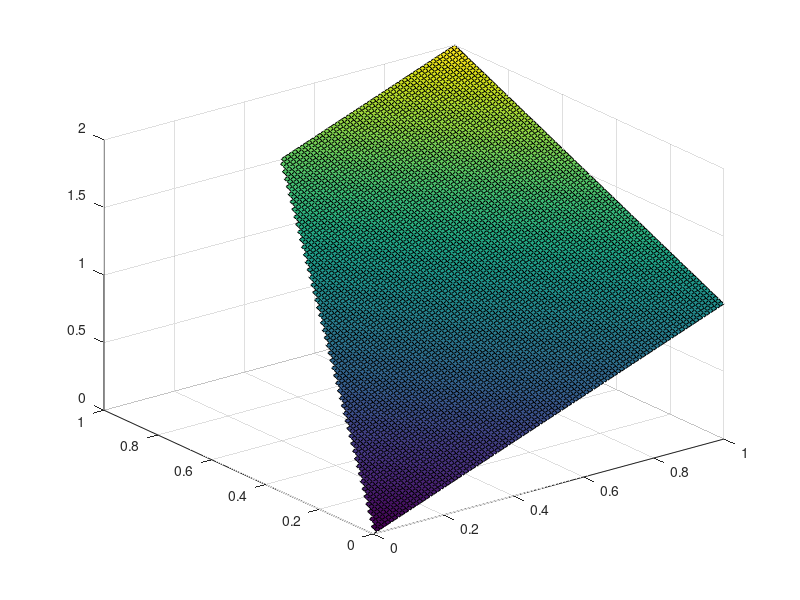

The MATLAB script that drew this image:
[x,y] = meshgrid(linspace(0,1,100));

rest1 = y - 2.*x <=0;
rest2 = x -2.*y - 5 <= 0;
rest3 = 2 -1/2 .* x - y <= 0;
rest4 = -3 -1/5 .* x + y <= 0;
rest5 = 0 <= x <= 6;
rest6 = 0 <= y <= 5;

x(~rest1) = NaN;
y(~rest1) = NaN;
x(~rest2) = NaN;
y(~rest2) = NaN;
% x(~rest3) = NaN;
% y(~rest3) = NaN;
x(~rest4) = NaN;
y(~rest4) = NaN;
x(~rest5) = NaN;
y(~rest5) = NaN;
x(~rest6) = NaN;
y(~rest6) = NaN;

f = x+y;
surf(x,y,f)